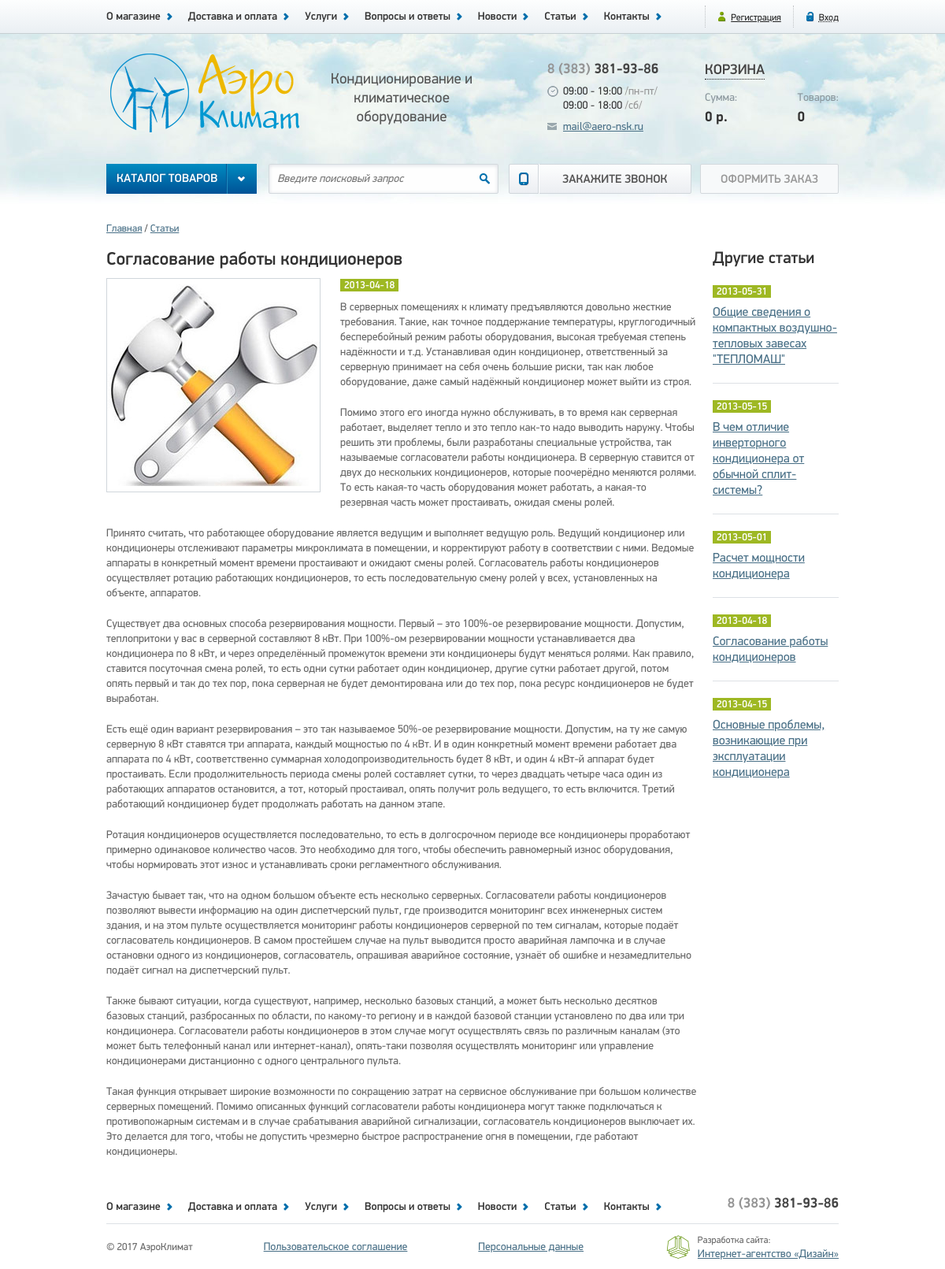
The app's page /papers/show/?id=6, older data.
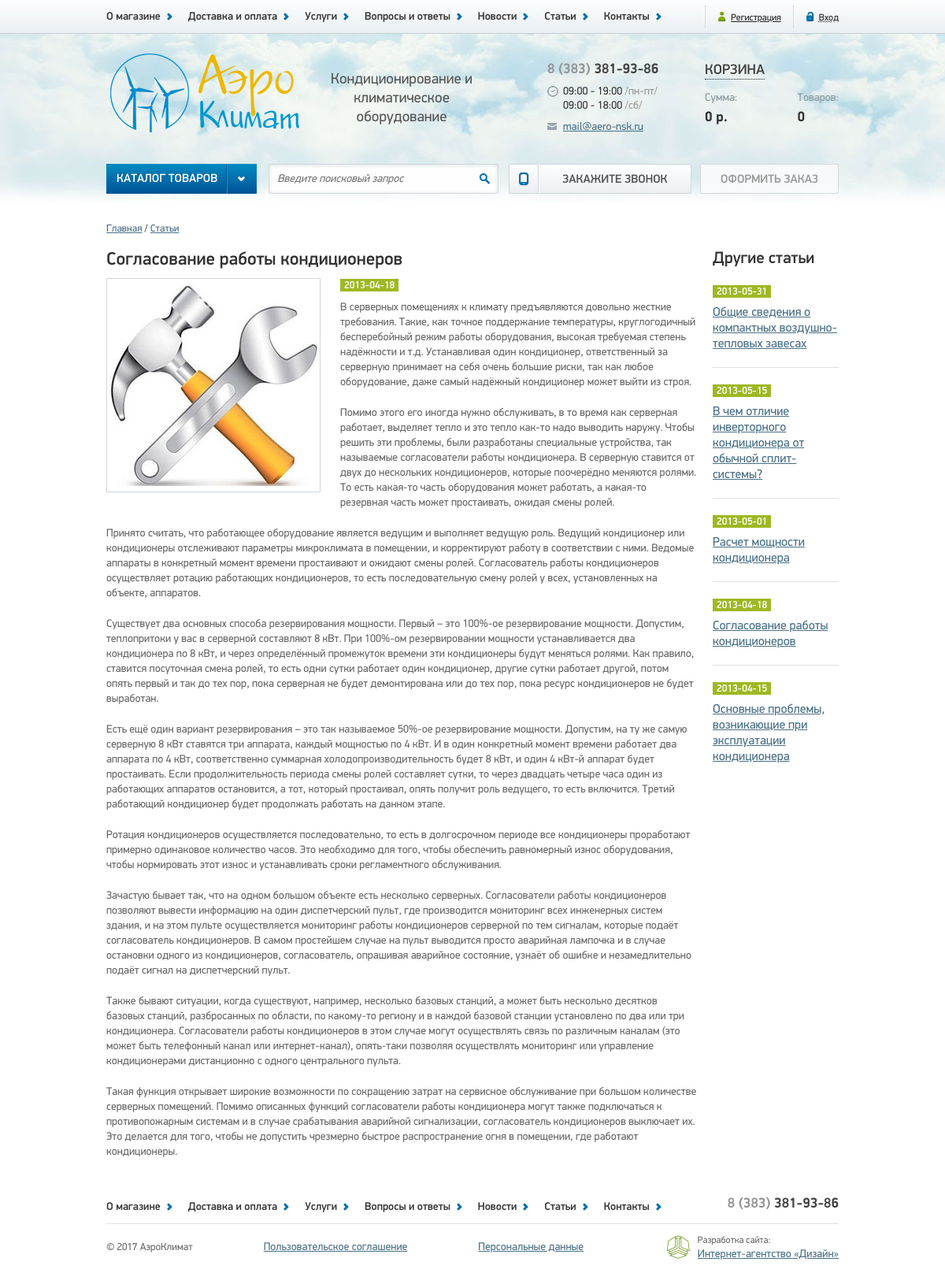
The same page, newer data.
### tables this page shows
CREATE TABLE `papers` (
  `id` int(5) NOT NULL,
  `author_id` int(5) DEFAULT NULL,
  `title` varchar(255) NOT NULL,
  `date` date NOT NULL,
  `image` varchar(255) DEFAULT NULL,
  `text` text NOT NULL
);

### app/Controllers/Papers.php (called while the page is built, shortened)
<?php
class Papers
    extends Controller
{
    protected function actionShow()
    {
        $this->view->item  = Paper::findById($_GET['id']);
        $this->view->items = Paper::findLatest(5);
        $this->view->page  = Page::findByName('papers');
        $this->view->display(__DIR__ . '/../../views/default/article.php');
    }
}

### public/index.php (called while the page is built, shortened)
<?php
$uri = $_SERVER['REQUEST_URI'];
$parts = explode('/', $uri);
foreach ($parts as $key => $part){
    $parts[$key] = ucfirst($part);
}
if ($parts[1] === 'Admin'){
    $controllerClass = '\\App\\Controllers\\Admin\\' . (!empty($parts[2]) ? $parts[2] : 'Index');
    if (!class_exists($controllerClass)) {
        $controller = new Errors();
        $controller->action('403');
    }
    $actionName = (!empty($parts[3]) ? $parts[3] : 'Default');
} else {
    $actionName = (!empty($parts[2]) ? $parts[2] : 'Default');
}
$controller = new $controllerClass;
try {
    $controller->action($actionName);
} catch (DbException $e) {
    $controller = new Errors();
    $controller->action('500');
} catch (NotFoundException $e) {
    $controller = new Errors();
    $controller->action('404');
} catch (UploaderException $e) {
    $controller = new Errors();
    $controller->action('400');
}

### app/Db.php (called while the page is built, shortened)
<?php
class Db
{
    protected $dbh;
    public function __construct()
    {
        $config = Config::getInstance()->data;
        $dsn = 'mysql:host=' . $config['db']['host'] . ';dbname=' . $config['db']['dbname'];
        try {
            $this->dbh = new \PDO($dsn, $config['db']['user'], $config['db']['password']);
        } catch (\PDOException $e) {
            $exc = new DbException($e->getMessage(), $e->getCode());
            Logger::getInstance()->emergency($exc);
            throw $exc;
        }
    }
    public function query(string $sql, string $class, array $params = [])
    {
        try {
            $sth = $this->dbh->prepare($sql);
            $sth->execute($params);
            return $sth->fetchAll(\PDO::FETCH_CLASS, $class);
        } catch (\PDOException $e) {
            $exc = new DbException($e->getMessage(), $e->getCode());
            Logger::getInstance()->error($exc);
            throw $exc;
        }
    }
}

### app/Traits/Singleton.php (called while the page is built, shortened)
<?php
trait Singleton
{
    private static $instance = null;
    public static function getInstance()
    {
        if (static::$instance === null) {
            static::$instance = new static();
        }
        return static::$instance;
    }
}

### app/Config.php (called while the page is built, shortened)
<?php
class Config
{
    private function __construct()
    {
        $this->data = require __DIR__ . '/../config/config.php';
    }
}

### config/config.php (called while the page is built)
<?php
return [
    'db' => [
        'host'     => 'localhost',
        'dbname'   => 'aero',
        'user'     => 'root',
        'password' => ''
    ],
    'log' => [
        'error'    => __DIR__ . '/../logs/errors.log'
    ],
    'image' => [
        'path'     => __DIR__ . '/../public/images/'
    ]
];

### app/Models/Model.php (called while the page is built, shortened)
<?php
abstract class Model
{
    protected static $table = null;
    public static function findLatest(int $count): array
    {
        $sql = 'SELECT * FROM ' . static::$table . ' ORDER BY id DESC LIMIT ' . $count;
        $db = new Db();
        $data = $db->query($sql, static::class);
        return $data;
    }
    public static function findById(int $id)
    {
        $sql = 'SELECT * FROM ' . static::$table . ' WHERE id=:id';
        $params = [
            ':id' => $id
        ];
        $db = new Db();
        $data = $db->query($sql, static::class, $params);
        return array_shift($data);
    }
    public static function findByName(string $name)
    {
        $sql = 'SELECT * FROM ' . static::$table . ' WHERE name=:name';
        $params = [
            ':name' => $name
        ];
        $db = new Db();
        $data = $db->query($sql, static::class, $params);
        return array_shift($data);
    }
}

### app/Models/Paper.php (called while the page is built, shortened)
<?php
class Paper
    extends Model
{
    public function __get($name)
    {
        return $this->data[$name];
    }
}

### app/Traits/Magic.php (called while the page is built, shortened)
<?php
trait Magic
{
    protected $data = [];
    public function __set($name, $value)
    {
        $this->data[$name] = $value;
    }
    public function __get($name)
    {
        return $this->data[$name];
    }
}

### views/default/article.php (the view, shortened to what the changed rows need)
<?php require __DIR__ . '/../header.php'; ?>
<section class="container clearfix">
    <main class="narrow left">
        <h1><?php echo $item->title; ?></h1>
    </main>
    <aside class="lastItems right">
        <h2>Другие <?php echo mb_strtolower($page->title); ?></h2>
        <?php foreach ($items as $item): ?>
            <article>
                <span class="date"><?php echo $item->date; ?></span>
                <a href="/<?php echo $this->page->name; ?>/show/?id=<?php echo $item->id; ?>"><?php echo $item->title; ?></a>
            </article>
        <?php endforeach; ?>
    </aside>
</section>
<?php require __DIR__ . '/../footer.php';

Row changes from the older to the newer data that the page shows:
changed papers: title "Общие сведения о компактных воздушно-тепловых завесах \"ТЕПЛОМАШ\"" → "Общие сведения о компактных воздушно-тепловых завесах"
